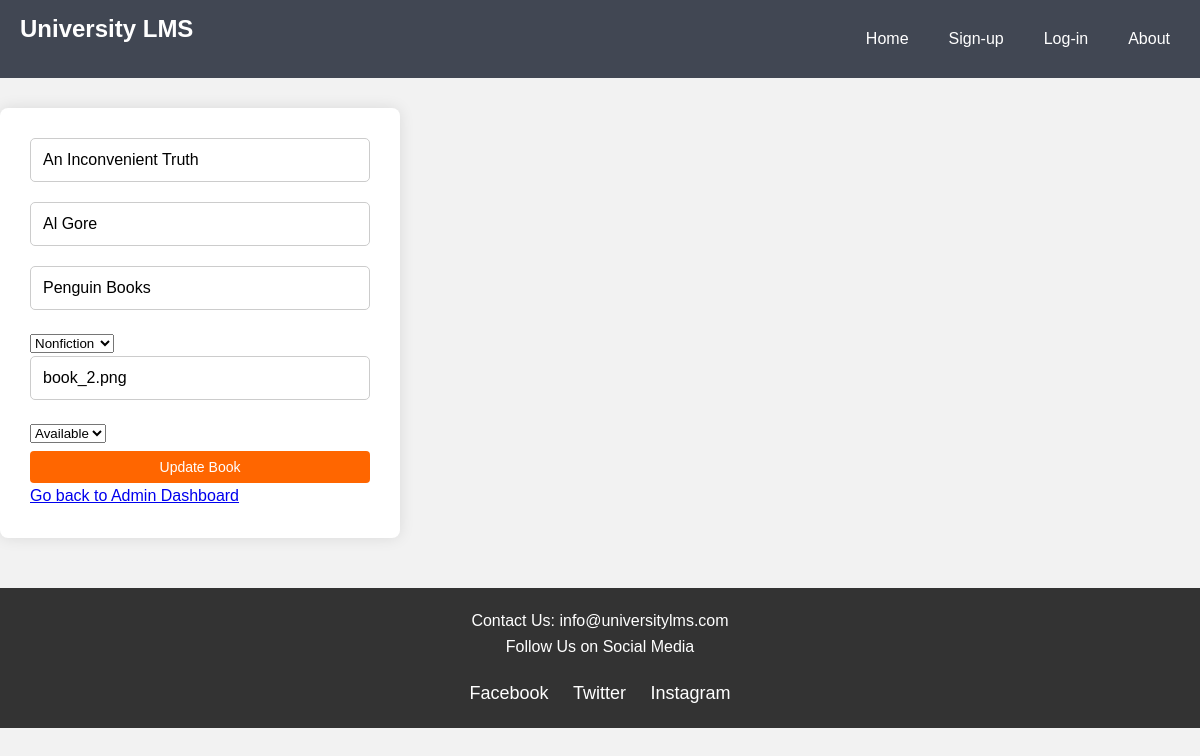
Screenshot of /admin/update.php?update_id=2 (signed in) with the database file from the repository.
### tables this page shows
CREATE TABLE `books` (
  `book_id` int(11) NOT NULL,
  `book_title` varchar(30) NOT NULL,
  `author` varchar(30) NOT NULL,
  `publisher` varchar(30) NOT NULL,
  `language` enum('English','French','German','Mandarin','Japanese','Russian','Other') DEFAULT 'English',
  `category` enum('Fiction','Nonfiction','Reference') DEFAULT 'Fiction',
  `image` varchar(255) DEFAULT NULL
);

### admin/books.php (called while the page is built, shortened)
<?php
class Book {
    private $conn;
    public $book_id;
    public function __construct($db) {
        $this->conn = $db;
    }
    public function getById() {
        $query = "SELECT * FROM books WHERE book_id = :book_id LIMIT 0,1";
        $stmt = $this->conn->prepare($query);
        $stmt->bindParam(":book_id", $this->book_id, PDO::PARAM_INT);
        $stmt->execute();
        $row = $stmt->fetch(PDO::FETCH_ASSOC);
        if ($row) {
            $this->book_title = $row['book_title'];
            $this->author = $row['author'];
            $this->publisher = $row['publisher'];
            $this->category = $row['category'];
            $this->image = $row['image'];
            $this->status = $row['status'] ?? 'Available';
            return $row;
        }
        return null;
    }
}
?>

### admin/update.php (the view, shortened to what this page needs)
<?php
require_once '../admin/books.php';
$db = new Database();
$connection = $db->getConnection();
$book = new Book($connection);
$currentBook = null;
if (isset($_GET['update_id'])) {
    $book->book_id = $_GET['update_id'];
    $currentBook = $book->getById();
}
$statusOptions = ['Available', 'Onloan', 'Deleted'];
?>
<!DOCTYPE html>
<html lang="en">
<head>
    <link rel="stylesheet" href="../assets/css/style.css">
</head>
<body>
<?php include '../includes/header.php'; ?>
    <h1>Update Book</h1>
    <?php if ($currentBook): ?>
        <form method="POST" action="update.php">
            <input type="text" name="book_title" required placeholder="Title" value="<?php echo htmlspecialchars($book->book_title); ?>">
            <input type="text" name="author" required placeholder="Author" value="<?php echo htmlspecialchars($book->author); ?>">
            <input type="text" name="publisher" required placeholder="Publisher" value="<?php echo htmlspecialchars($book->publisher); ?>">
            <select name="category" required>
                <option value="Nonfiction" <?php echo ($book->category === 'Nonfiction') ? 'selected' : ''; ?>>Nonfiction</option>
            </select>
            <input type="text" name="image" required placeholder="Image URL" value="<?php echo htmlspecialchars($book->image); ?>">
            <select name="status">
                <?php foreach ($statusOptions as $option): ?>
                    <option value="<?php echo htmlspecialchars($option); ?>" <?php echo ($book->status === $option) ? 'selected' : ''; ?>>
                        <?php echo htmlspecialchars($option); ?>
                    </option>
                <?php endforeach; ?>
            </select>
            <button type="submit" name="update_book">Update Book</button>
            <a href="admin_dashboard.php">Go back to Admin Dashboard</a>
        </form>
    <?php else: ?>
        <p>Book not found for editing.</p>
    <?php endif; ?>
    <?php include '../includes/footer.php'; ?>
</body>
</html>

### assets/css/style.css (style rules this page uses)
* { margin: 0; padding: 0; box-sizing: border-box; }
body { font-family: 'Arial', sans-serif; line-height: 1.6; background-color: #f2f2f2; color: #333; }
h1 { margin-bottom: 20px; font-size: 24px; font-weight: bold; }
form { background-color: white; padding: 30px; border-radius: 8px; width: 100%; max-width: 400px; margin: 50px auto; box-shadow: 0px 0px 15px rgba(0, 0, 0, 0.1); }
input[type="text"], input[type="email"], input[type="password"] { width: 100%; padding: 12px; font-size: 16px; margin-bottom: 20px; border: 1px solid #ccc; border-radius: 5px; outline: none; transition: border 0.3s; }
button[type="submit"] { background-color: #ff6600; color: white; padding: 12px; border: none; border-radius: 5px; width: 100%; font-size: 16px; cursor: pointer; transition: background-color 0.3s; }
form { display: inline-block; }
button[type="submit"] { background-color: #ff6600; color: white; padding: 8px 16px; border: none; border-radius: 4px; cursor: pointer; font-size: 14px; margin-top: 5px; }

### rows the page displays
books: book_title "An Inconvenient Truth", author "Al Gore", publisher "Penguin Books", category "Nonfiction", image "book_2.png"

### other values shown
form field status "Available"
